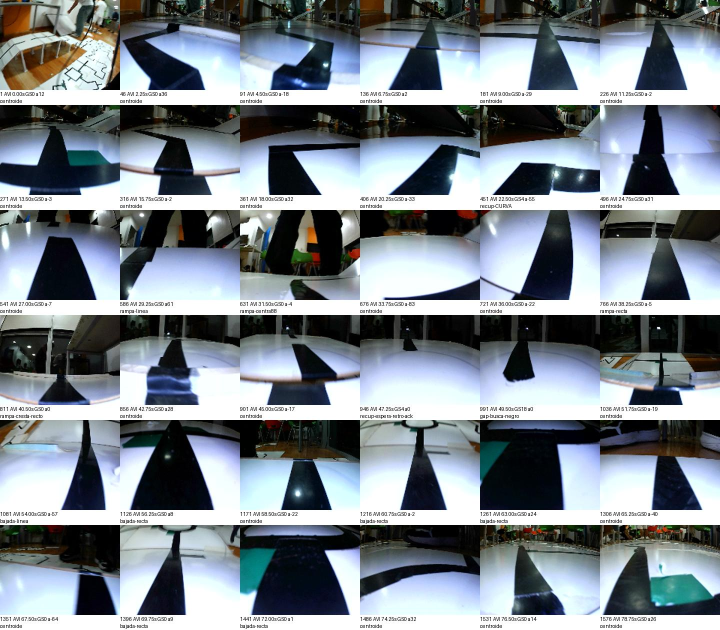
#> input picture software/raspberry/corridas/20261031_195318/analisis/barrido_visual_1.jpg, 1440 x 1260 px (shown at 1/2 size)
$ python -i firma.py   (imports and definitions only)
#> lines starting #> are read from the running program, lines starting #| are printed output that depends on the picture; after the words box and inside, x2 and y2 are one past the last pixel; in counts of white or black regions, pixels touching at a corner belong together
#> further down, picture is the input picture: shape (1260, 1440, 3); mean B, G, R 140.7, 133.4, 125
# Firma de la entrada al plateado en cada cuadro: cinta negra = una cuna abajo, sin rama hacia el borde izquierdo,
# con el borde de arriba recto en diagonal; mas el puntaje de banda (gris con textura).
import cv2, json, os, sys, csv, numpy as np
NEW = os.path.dirname(os.path.abspath(__file__)); sys.path.insert(0, NEW)
def firma(im):
    negro = cv2.inRange(im, np.array([0, 0, 0]), np.array([90, 90, 90])); negro[:60] = 0
#> after `negro = cv2.inRange(im, np.array([0, 0, 0]), np.array([90, 90, 90]))`:
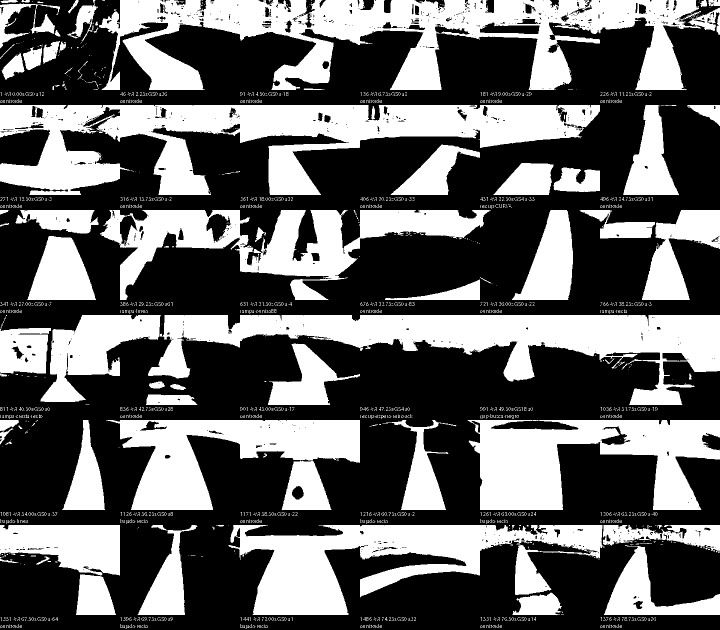
#> negro: shape (1260, 1440) (shown at 1/2 size); 39.6% white; 2374 white regions (2282 under 20 px), largest, box (x1, y1, x2, y2) and area: (198, 0, 1440, 180) 104834, (0, 210, 1200, 390) 101736, (296, 630, 1440, 810) 81181
#> after `negro[:60] = 0`:
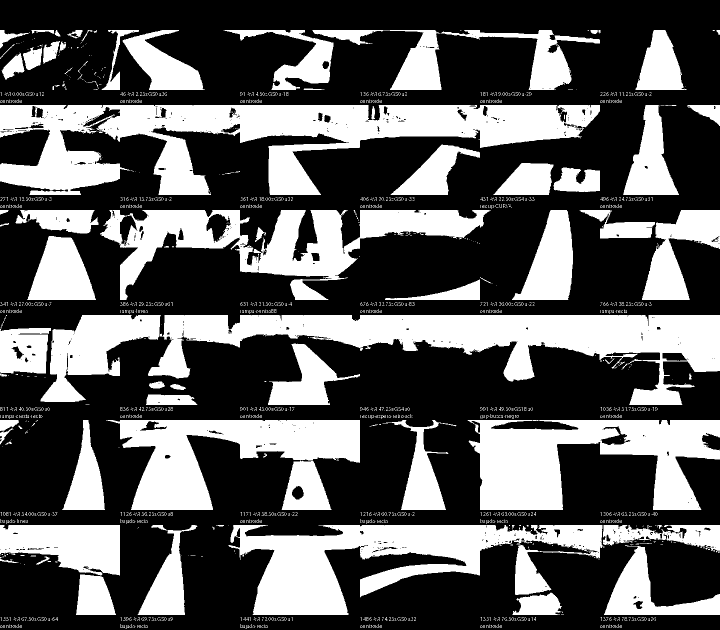
#> negro: shape (1260, 1440) (shown at 1/2 size); 36% white; 2331 white regions (2236 under 20 px), largest, box (x1, y1, x2, y2) and area: (0, 210, 1200, 390) 101736, (296, 630, 1440, 810) 81181, (457, 1050, 1205, 1230) 62642
    n, et, st, _ = cv2.connectedComponentsWithStats(negro, 8)
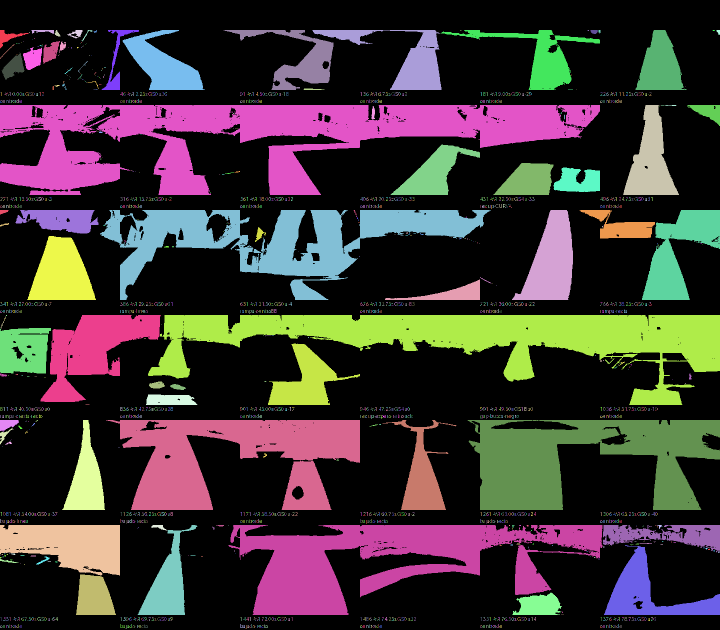
#> et: shape (1260, 1440) int32 (shown at 1/2 size); 2332 distinct labels, from 0 to 2331; one colour per label, 0 black
#> n = 2332; st = 2332 rows, first 6: [0, 0, 1440, 1260, 1160313], [0, 60, 57, 37, 640], [63, 60, 46, 8, 195], [110, 60, 11, 13, 80], [134, 60, 31, 17, 238], [163, 60, 22, 23, 66]
    grandes = [k for k in range(1, n) if st[k, cv2.CC_STAT_AREA] >= 40]
#> grandes = 64 values from 1 to 2000
    toca_izq = any(np.count_nonzero(et[60:, :3] == k) > 0 for k in grandes)
#> toca_izq = True
    toca_der = any(np.count_nonzero(et[60:, -3:] == k) > 0 for k in grandes)
#> toca_der = True
    abajo = [k for k in grandes if st[k, cv2.CC_STAT_TOP] + st[k, cv2.CC_STAT_HEIGHT] >= 115]
#> abajo = 56 values from 7 to 2000
    res = dict(toca_izq=toca_izq, toca_der=toca_der, n_comp=len(grandes), area=0, ancho=0, pend=None, resid=None, top=None)
#> res = 8 items
    if abajo:
        k = max(abajo, key=lambda q: st[q, cv2.CC_STAT_AREA])
#> k = 394
        x0, w = st[k, cv2.CC_STAT_LEFT], st[k, cv2.CC_STAT_WIDTH]
#> x0 = 0; w = 1200
        res.update(area=int(st[k, cv2.CC_STAT_AREA]), ancho=int(w), top=int(st[k, cv2.CC_STAT_TOP]))
        xs, ys = [], []
        for x in range(x0 + 2, x0 + w - 2):
            col = np.flatnonzero(et[:, x] == k)
            if len(col): xs.append(x); ys.append(col.min())
#> after the loop, xs = 1196 values from 2 to 1197; ys = 1196 values, max 241 at index 747, min 210 at index 0, mean 210.6
        if len(xs) >= 8:
            a, b = np.polyfit(xs, ys, 1); r = float(np.sqrt(np.mean((np.polyval([a, b], xs) - np.array(ys)) ** 2)))
#> after `a, b = np.polyfit(xs, ys, 1)`: a = 0.000716; b = 210.1
#> after `r = float(np.sqrt(np.mean((np.polyval([a, b], xs) - np.array(ys)) ** 2`: r = 3.87
            res.update(pend=float(a), resid=r)
    hsv = cv2.cvtColor(im, cv2.COLOR_BGR2HSV); S = hsv[..., 1].astype(np.float32); V = hsv[..., 2].astype(np.float32)
#> after `hsv = cv2.cvtColor(im, cv2.COLOR_BGR2HSV)`: hsv: shape (1260, 1440, 3); mean H, S, V 73.4, 73.2, 143.9
#> after `S = hsv[..., 1].astype(np.float32)`:
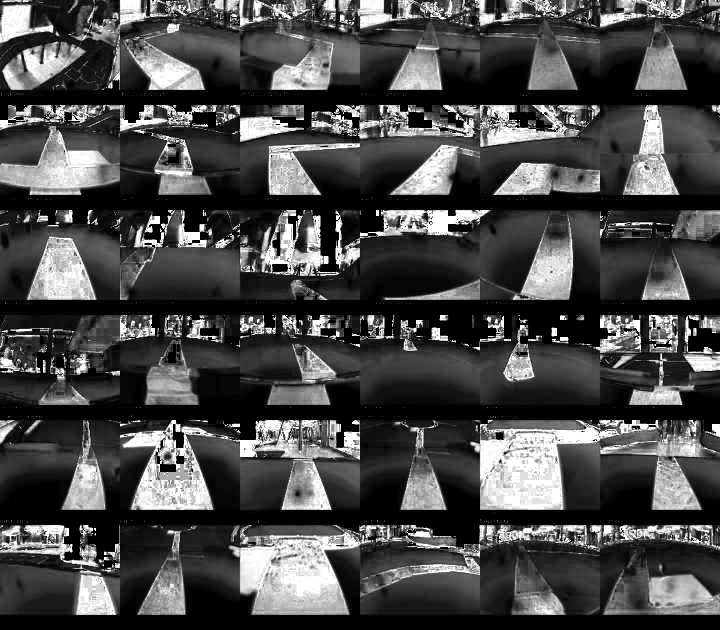
#> S: shape (1260, 1440) float32 (shown at 1/2 size); min 0, max 255, mean 73.2
#> after `V = hsv[..., 2].astype(np.float32)`:
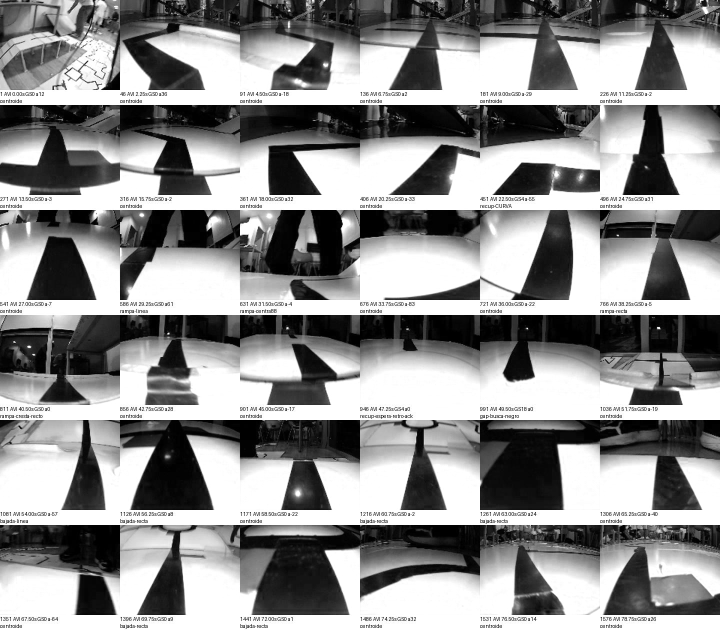
#> V: shape (1260, 1440) float32 (shown at 1/2 size); min 0, max 255, mean 143.9
    m = cv2.blur(V, (5, 5)); sd = np.sqrt(np.maximum(cv2.blur(V * V, (5, 5)) - m * m, 0))
#> after `sd = np.sqrt(np.maximum(cv2.blur(V * V, (5, 5)) - m * m, 0))`:
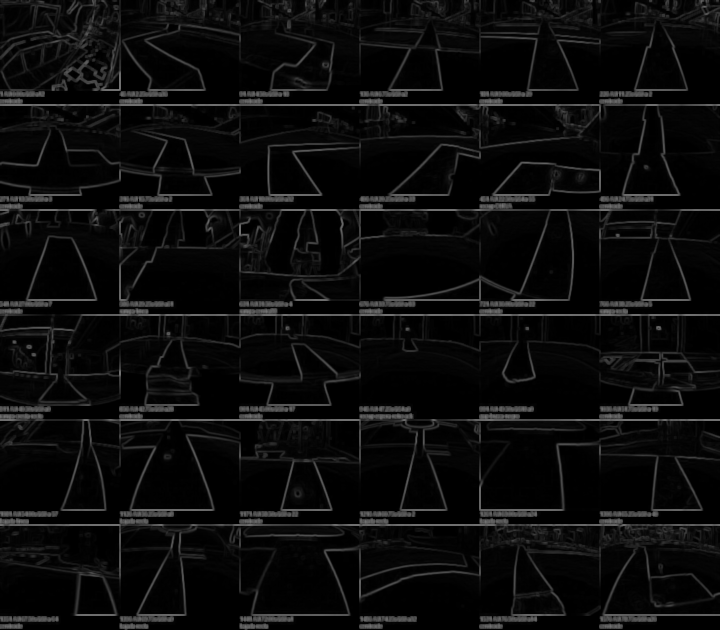
#> sd: shape (1260, 1440) float32 (shown at 1/2 size); min 0, max 126.4, mean 12.1
    res['banda'] = int(((S < 60) & (V > 110) & (V < 225) & (sd > 7))[40:].sum())
    return res
# [18 lines not run here, left out]

>>> import cv2
>>> picture = cv2.imread('../../../20261031_195318/analisis/barrido_visual_1.jpg')
>>> result = firma(picture)
#> result = 9 items

$ run again, on software/raspberry/corridas/20261031_210305/analisis_recuperaciones/fin_pruebas_2.jpg
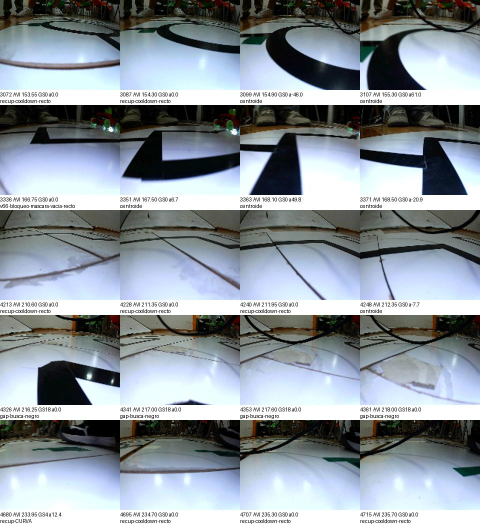
#> input picture software/raspberry/corridas/20261031_210305/analisis_recuperaciones/fin_pruebas_2.jpg, 960 x 1050 px (shown at 1/2 size)
#> picture is the input picture: shape (1050, 960, 3); mean B, G, R 156.9, 149.6, 141
#> negro: shape (1050, 960); 27.9% white; 1885 white regions (1839 under 20 px), largest, box (x1, y1, x2, y2) and area: (0, 210, 960, 390) 72976, (0, 0, 960, 180) 67738, (0, 840, 960, 937) 49266
#> in firma, `negro[:60] = 0`:
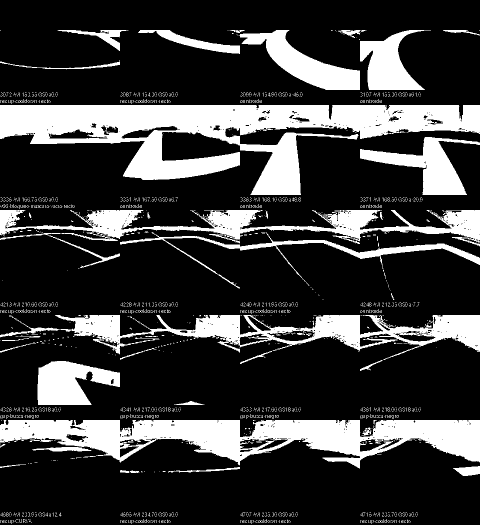
#> negro: shape (1050, 960) (shown at 1/2 size); 23.5% white; 1859 white regions (1812 under 20 px), largest, box (x1, y1, x2, y2) and area: (0, 210, 960, 390) 72976, (0, 840, 960, 937) 49266, (0, 630, 960, 742) 26928
#> et: shape (1050, 960) int32; 1860 distinct labels, from 0 to 1859
#> n = 1860; st = 1860 rows, first 6: [0, 0, 960, 1050, 770789], [0, 60, 2, 1, 2], [115, 60, 142, 42, 1452], [276, 60, 204, 48, 2777], [455, 60, 2, 1, 2], [459, 60, 31, 6, 87]
#> grandes = 32 values from 2 to 1528
#> toca_izq = True
#> abajo = 27 values from 6 to 1528
#> res = 8 items
#> k = 327
#> x0 = 0; w = 960
#> after the loop in firma, `for x in range(x0 + 2, x0 + w - 2):`: xs = 956 values from 2 to 957; ys = 956 values, max 240 at index 921, min 210 at index 0, mean 210.4
#> a = 0.00161; b = 209.6
#> r = 2.96
#> hsv: shape (1050, 960, 3); mean H, S, V 74.5, 55.3, 160.3
#> in firma, `sd = np.sqrt(np.maximum(cv2.blur(V * V, (5, 5)) - m * m, 0))`:
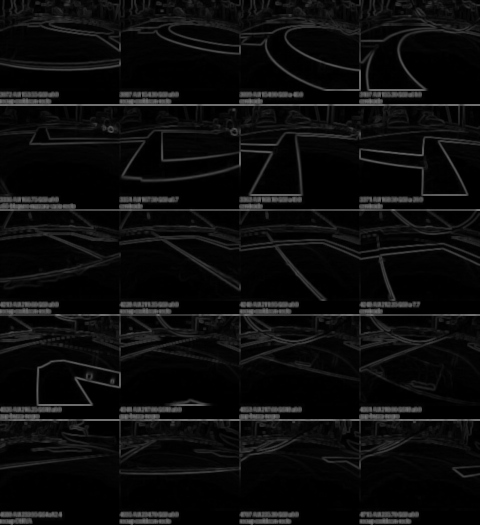
#> sd: shape (1050, 960) float32 (shown at 1/2 size); min 0, max 124.9, mean 12.5
#> result = 9 items

$ run again, on software/raspberry/corridas/20261031_210305/analisis_recuperaciones/gaps_445_450_458.jpg
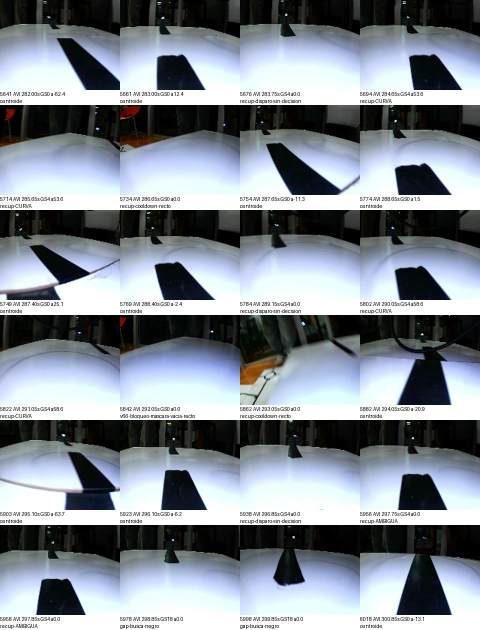
#> input picture software/raspberry/corridas/20261031_210305/analisis_recuperaciones/gaps_445_450_458.jpg, 960 x 1260 px (shown at 1/2 size)
#> picture is the input picture: shape (1260, 960, 3); mean B, G, R 145.9, 137.8, 130.5
#> negro: shape (1260, 960); 36.1% white; 1781 white regions (1753 under 20 px), largest, box (x1, y1, x2, y2) and area: (0, 630, 960, 810) 70356, (0, 1050, 960, 1230) 67416, (0, 210, 960, 304) 59035
#> in firma, `negro[:60] = 0`:
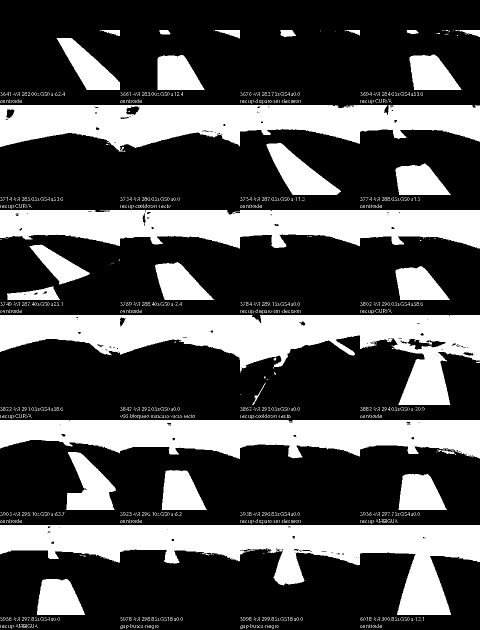
#> negro: shape (1260, 960) (shown at 1/2 size); 31.8% white; 1780 white regions (1747 under 20 px), largest, box (x1, y1, x2, y2) and area: (0, 630, 960, 810) 70356, (0, 1050, 960, 1230) 67416, (0, 210, 960, 304) 59035
#> et: shape (1260, 960) int32; 1781 distinct labels, from 0 to 1780
#> n = 1781; st = 1781 rows, first 6: [0, 0, 960, 1260, 824863], [199, 60, 41, 12, 261], [319, 60, 22, 9, 170], [426, 60, 1, 1, 1], [430, 60, 50, 17, 439], [561, 60, 31, 14, 347]
#> grandes = 27 values from 1 to 1505
#> toca_izq = True
#> abajo = [22, 23, 24, 303, 307, 311, 573, 586, 589, 592, 593, 855, 869, 1183, 1186, 1191, 1196, 1197, 1488, 1505]
#> res = 8 items
#> k = 855
#> x0 = 0; w = 960
#> after the loop in firma, `for x in range(x0 + 2, x0 + w - 2):`: xs = 956 values from 2 to 957; ys = 956 values, max 644 at index 517, min 630 at index 0, mean 630.1
#> a = 6.96e-05; b = 630.1
#> r = 1.05
#> hsv: shape (1260, 960, 3); mean H, S, V 71.9, 55.4, 147.3
#> in firma, `sd = np.sqrt(np.maximum(cv2.blur(V * V, (5, 5)) - m * m, 0))`:
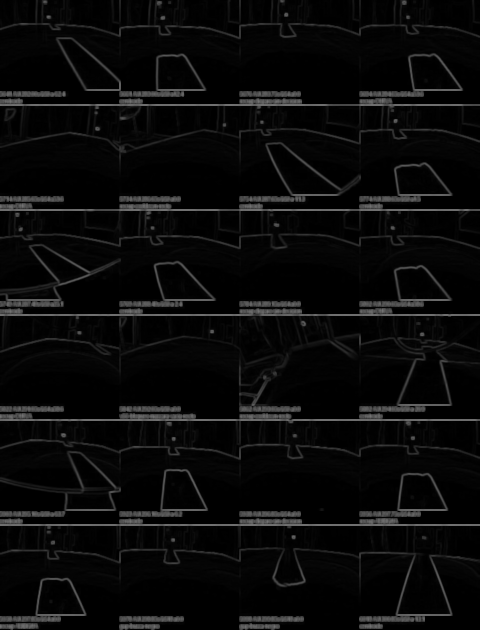
#> sd: shape (1260, 960) float32 (shown at 1/2 size); min 0, max 124.9, mean 10.4
#> result = 9 items

$ run again, on software/raspberry/corridas/20261031_213650/analisis/todas_01.jpg
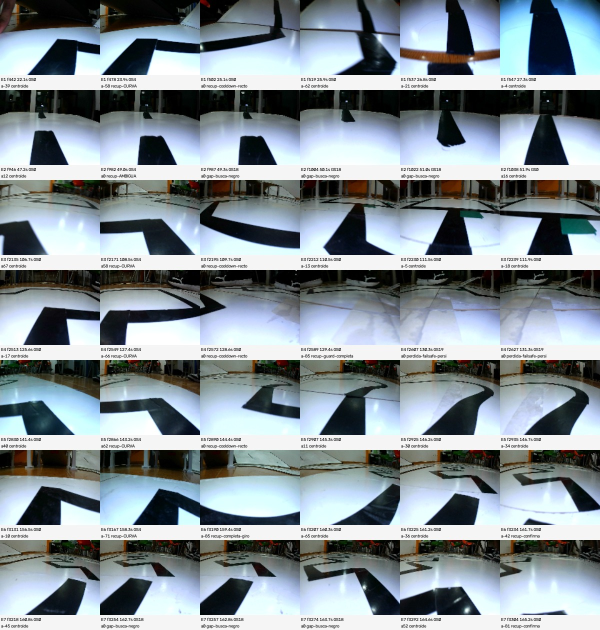
#> input picture software/raspberry/corridas/20261031_213650/analisis/todas_01.jpg, 1200 x 1260 px (shown at 1/2 size)
#> picture is the input picture: shape (1260, 1200, 3); mean B, G, R 150.8, 144.6, 134
#> negro: shape (1260, 1200); 32.1% white; 3020 white regions (2923 under 20 px), largest, box (x1, y1, x2, y2) and area: (65, 180, 1200, 330) 62776, (0, 540, 1200, 690) 57431, (573, 360, 1200, 510) 40246
#> in firma, `negro[:60] = 0`:
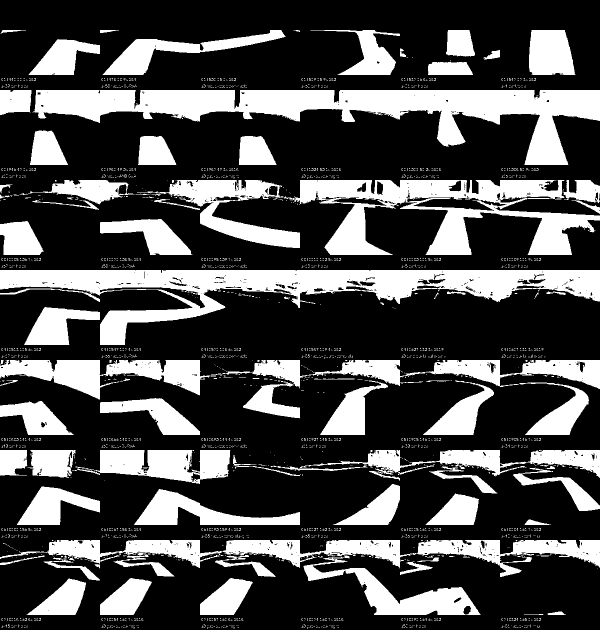
#> negro: shape (1260, 1200) (shown at 1/2 size); 29.7% white; 3007 white regions (2911 under 20 px), largest, box (x1, y1, x2, y2) and area: (65, 180, 1200, 330) 62776, (0, 540, 1200, 690) 57431, (573, 360, 1200, 510) 40246
#> et: shape (1260, 1200) int32; 3008 distinct labels, from 0 to 3007
#> n = 3008
#> grandes = 72 values from 1 to 2610
#> toca_izq = True
#> abajo = 68 values from 3 to 2610
#> res = 8 items
#> k = 350
#> x0 = 65; w = 1135
#> the loop in firma, `for x in range(x0 + 2, x0 + w - 2):` made 1131 passes
#> col on passes 1 to 3: [223, 224], [223], [218, 219, 221, 222, 223, 224]
#> after the loop in firma, `for x in range(x0 + 2, x0 + w - 2):`: xs = 1131 values from 67 to 1197; ys = 1131 values, max 223 at index 0, min 180 at index 5, mean 181
#> a = -0.00122; b = 181.7
#> r = 5.03
#> hsv: shape (1260, 1200, 3); mean H, S, V 74.1, 66.4, 154.2
#> in firma, `sd = np.sqrt(np.maximum(cv2.blur(V * V, (5, 5)) - m * m, 0))`:
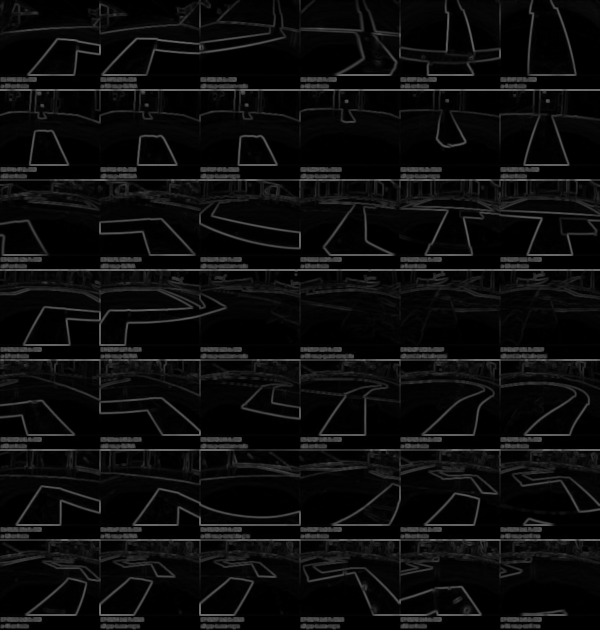
#> sd: shape (1260, 1200) float32 (shown at 1/2 size); min 0, max 120.3, mean 12.6
#> result = 9 items
